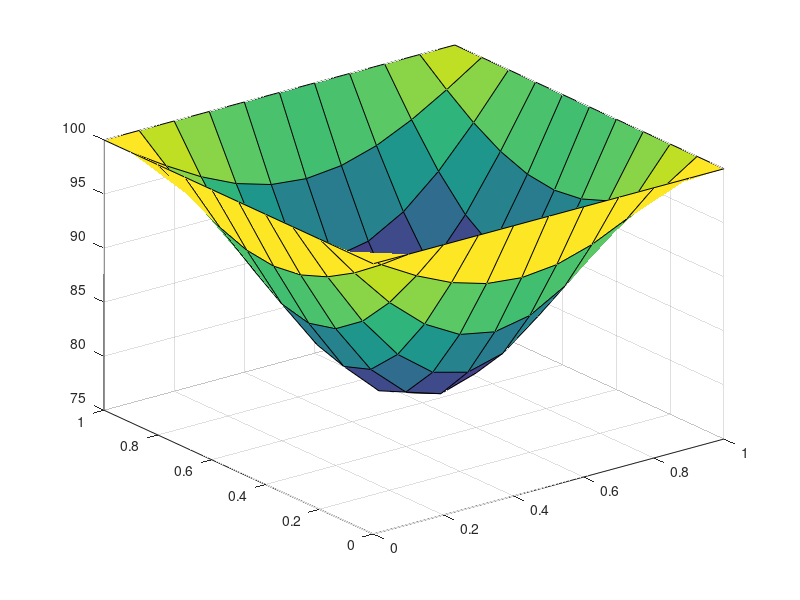

The MATLAB source for this figure:
% Solucao da EDP parabolica. Equacao do calor 2D
% Ut(x,y,t) = a(Uxx(x,t,y) + Uyy(x,y,t)
% U(0,0,t) = U(0,1,t) = U(1,0,t) = U(1,1,t) = 100 e U(x,y,0) = 0
% Placa com fontes nas bordas
clear
dx = 0.1;
x = 0 : dx : 1;
y = x;
C = length(x);
T = 100;     % numero de iteracoes
U = zeros(C,C,2);     % U(x,y,0) = 0
U(1,:,:) = 100;   % U(0,0,t) = 100
U(C,:,:) = 100;   % U(0,1,t) = 100
U(:,1,:) = 100;     % U(1,0,t) = 100
U(:,C,:) = 100;     % U(1,1,t) = 100
m = 0.10;
for N = 1 : T
    for I = 2 : C-1
        for J = 2 : C-1
            U(I,J,2) = m*(U(I+1,J,1) + U(I-1,J,1) + U(I,J+1,1) + U(I,J-1,1)) + ... 
                + (1-4*m)*U(I,J,1);
        end
    end
    U(:,:,1) = U(:,:,2);
end
       
figure
surf(x,y,U(:,:,2))